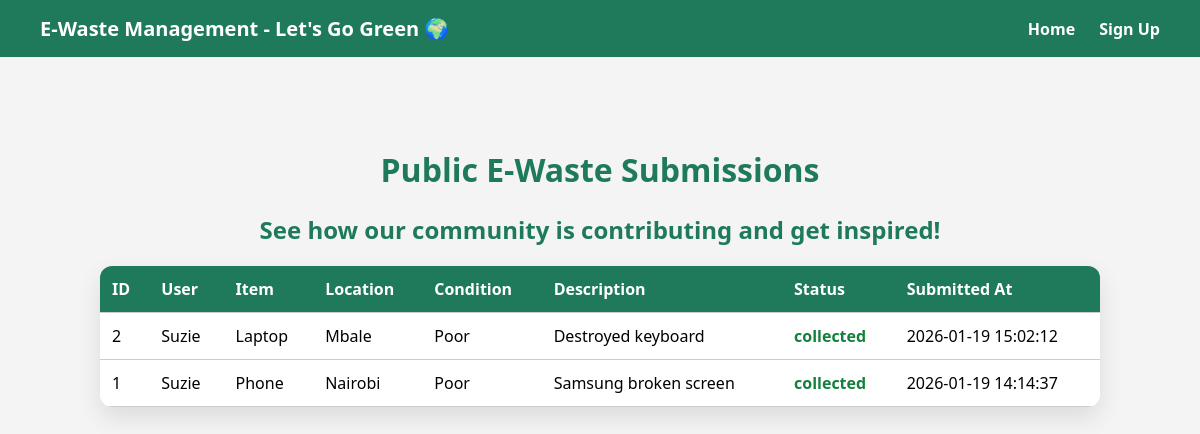
The page /public.php on the database its author committed.
### tables this page shows
CREATE TABLE submissions (
  id INTEGER PRIMARY KEY AUTOINCREMENT,
  user_id INTEGER,
  item_name TEXT NOT NULL,
  location TEXT NOT NULL,
  item_condition TEXT NOT NULL,
  description TEXT,
  status TEXT DEFAULT 'pending',
  created_at TEXT DEFAULT CURRENT_TIMESTAMP
);

CREATE TABLE users (
  id INTEGER PRIMARY KEY AUTOINCREMENT,
  fullname TEXT NOT NULL,
  email TEXT NOT NULL UNIQUE,
  password TEXT NOT NULL,
  role TEXT NOT NULL,
  created_at TEXT DEFAULT CURRENT_TIMESTAMP
);

### public.php (the view, shortened to what this page needs)
<?php
require "config/database.php";
$stmt = $conn->query("SELECT submissions.*, users.fullname FROM submissions JOIN users ON submissions.user_id = users.id ORDER BY created_at DESC");
$submissions = $stmt->fetchAll(PDO::FETCH_ASSOC);
?>
<!DOCTYPE html>
<html>
<head>
</head>
<body>
<div class="navbar">
    <div class="brand">E-Waste Management - Let's Go Green 🌍</div>
    <div class="links">
        <a href="index.php">Home</a>
        <a href="user_signup.php">Sign Up</a>
    </div>
</div>
<div class="container">
    <h1>Public E-Waste Submissions</h1>
    <h2>See how our community is contributing and get inspired!</h2>
    <?php if(count($submissions) > 0): ?>
    <table>
        <tr>
            <th>ID</th>
            <th>User</th>
            <th>Item</th>
            <th>Location</th>
            <th>Condition</th>
            <th>Description</th>
            <th>Status</th>
            <th>Submitted At</th>
        </tr>
        <?php foreach($submissions as $row): ?>
        <tr>
            <td><?= $row['id'] ?></td>
            <td><?= htmlspecialchars($row['fullname']) ?></td>
            <td><?= htmlspecialchars($row['item_name']) ?></td>
            <td><?= htmlspecialchars($row['location']) ?></td>
            <td><?= htmlspecialchars($row['item_condition']) ?></td>
            <td><?= htmlspecialchars($row['description']) ?></td>
            <td class="<?= strtolower($row["status"])=='pending'?'status-pending':'status-collected' ?>"><?= $row["status"] ?></td>
            <td><?= $row['created_at'] ?></td>
        </tr>
        <?php endforeach; ?>
    </table>
    <?php else: ?>
        <p>No submissions yet. Be the first to <a href="user_signup.php" class="btn-signup">Sign Up</a> and contribute!</p>
    <?php endif; ?>
</div>
</body>
</html>

### public.php (style rules this page uses)
body { margin:0;font-family:Segoe UI, sans-serif;background:#f4f4f4; }
.navbar { display:flex;justify-content:space-between;align-items:center;padding:15px 40px;background:#1f7a5c; }
.navbar .brand { color:white;font-weight:bold;font-size:20px; }
.navbar .links a { color:white;margin-left:20px;text-decoration:none;font-weight:600;transition:.3s; }
.container { padding:40px;max-width:1000px;margin:30px auto; }
h1,h2 { text-align:center;color:#1f7a5c; }
table { width:100%;border-collapse:collapse;margin-top:20px;background:white;border-radius:12px;overflow:hidden;box-shadow:0 10px 25px rgba(0,0,0,.1); }
th, td { padding:12px;border-bottom:1px solid #ccc;text-align:left; }
th { background:#1f7a5c;color:white; }
.status-collected { color:#15803d;font-weight:bold; }

### rows shown on the page
submissions: id "2", user.fullname "Suzie", item_name "Laptop", location "Mbale", item_condition "Poor", description "Destroyed keyboard", status "collected", created_at "2026-01-19 15:02:12"
submissions: id "1", user.fullname "Suzie", item_name "Phone", location "Nairobi", item_condition "Poor", description "Samsung broken screen", status "collected", created_at "2026-01-19 14:14:37"
